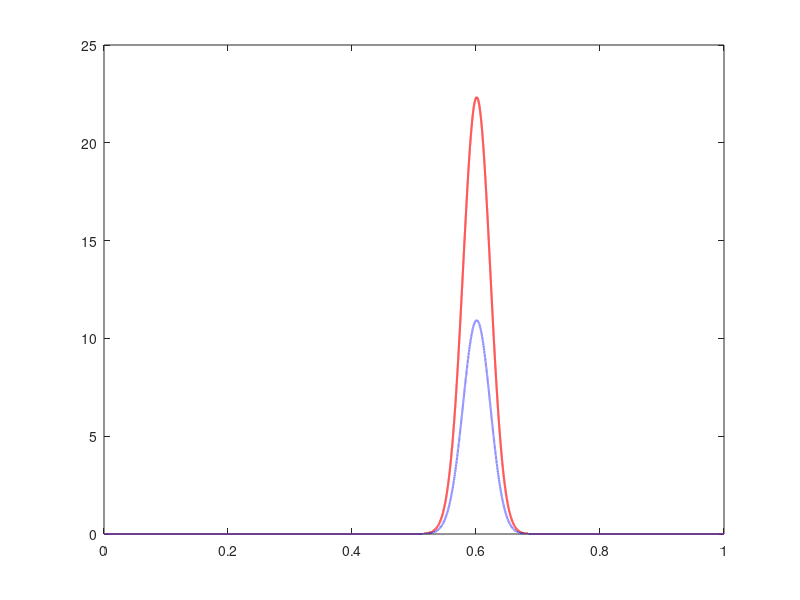

This figure's MATLAB source:
%% asymptotic expansion test

% set parameters
pi1 = 0.6;
pi2 = 1-pi1;
u = 1e3; % k*tau, assumed to be very large

% set functions
tol = 1e-8;
wVec = linspace(tol,1-tol,1e5); % w in (0,1)

% P(w,s_n=2|s_{n-1}=1,theta) up to a factor of pi1
Our_func = @(w) pi2*sqrt(u/(4*pi))*1./(pi1*pi2*w.*(1-w)).^(1/4).*exp(-u*(sqrt(pi2*w)-sqrt(pi1*(1-w))).^2);

% P(w,s_n=1|s_{n-1}=1,theta) up to a factor of pi1
Our_func2 = @(w) sqrt(u/(4*pi))*sqrt(w./(1-w)).*1./(pi1*pi2*w.*(1-w)).^(1/4).*exp(-u*(sqrt(pi2*w)-sqrt(pi1*(1-w))).^2);

% exact formula for P(w,s_n=2|s_{n-1}=1,theta)
I0_func = @(w) pi2*u*exp(-u*(pi2*w+pi1*(1-w))).*besseli(0,2*u*sqrt(pi1*pi2*w.*(1-w)));

% exact formula for P(w,s_n=1|s_{n-1}=1,theta)
I1_func = @(w) u*exp(-u*(pi2*w+pi1*(1-w))).*sqrt(pi1*pi2*w./(1-w)).*besseli(1,2*u*sqrt(pi1*pi2*w.*(1-w)));

% exact formula for P(w,s_n=2|s_{n-1}=2,theta)
I1_func2 = @(w) u*exp(-u*(pi2*w+pi1*(1-w))).*sqrt(pi1*pi2*(1-w)./w).*besseli(1,2*u*sqrt(pi1*pi2*w.*(1-w)));

% P(w|theta) formula (2.12) in Berezhkovskii
Berez_func = @(w) sqrt(u/(4*pi))*1./(pi1*pi2*w.*(1-w)).^(1/4).*exp(-u*(sqrt(pi2*w)-sqrt(pi1*(1-w))).^2);

% gaussian distribution
gauss_func = @(w,mu,sigma) pi1*1./sqrt(2*pi*sigma^2).*exp(-(w-mu).^2/(2*sigma^2));

% test similarity to a gaussian
mu = pi1;
sigma = sqrt(2*pi1*pi2/u);

yGauss = gauss_func(wVec,mu,sigma);
% trapz(wVec,yGauss) % test normalisation
yOur = Our_func(wVec);
yOur2 = Our_func2(wVec);
yI0 = I0_func(wVec);
yI1 = I1_func(wVec);
yBerez = Berez_func(wVec);

% plot(wVec,yOur2,'r-','LineWidth',1.5)
plot(wVec,yOur2,'r-','LineWidth',1.5)
hold on
plot(wVec,yI1,'b--','LineWidth',1.5)
hold on
% plot(wVec,yBerez,'k-','LineWidth',1.5)

% trapz(wVec,yOur2)/trapz(wVec,yI1)



